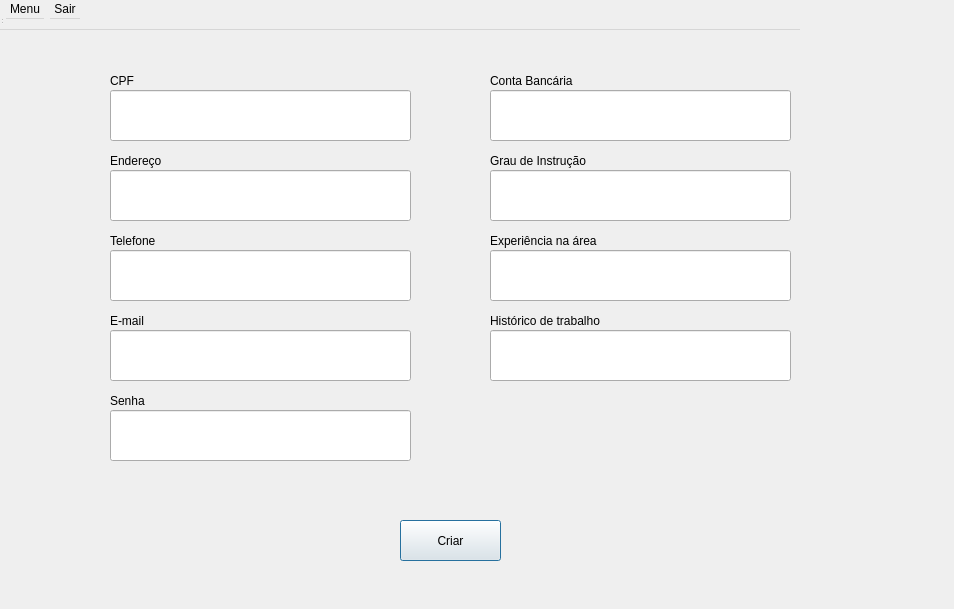
<?xml version="1.0" encoding="UTF-8"?>
<ui version="4.0">
 <class>cadastroFuncionarios</class>
 <widget class="QDialog" name="cadastroFuncionarios">
  <property name="geometry">
   <rect>
    <x>0</x>
    <y>0</y>
    <width>954</width>
    <height>609</height>
   </rect>
  </property>
  <property name="windowTitle">
   <string>Tela de Cadastro de Funcionarios</string>
  </property>
  <widget class="QWidget" name="centralwidget" native="true">
   <property name="geometry">
    <rect>
     <x>0</x>
     <y>0</y>
     <width>941</width>
     <height>600</height>
    </rect>
   </property>
   <widget class="QLineEdit" name="lineEdit_endereco">
    <property name="geometry">
     <rect>
      <x>110</x>
      <y>170</y>
      <width>301</width>
      <height>51</height>
     </rect>
    </property>
    <property name="text">
     <string/>
    </property>
   </widget>
   <widget class="QPushButton" name="pushButton_criarItem">
    <property name="geometry">
     <rect>
      <x>400</x>
      <y>520</y>
      <width>101</width>
      <height>41</height>
     </rect>
    </property>
    <property name="text">
     <string>Criar</string>
    </property>
   </widget>
   <widget class="QLineEdit" name="lineEdit_cpf">
    <property name="geometry">
     <rect>
      <x>110</x>
      <y>90</y>
      <width>301</width>
      <height>51</height>
     </rect>
    </property>
    <property name="text">
     <string/>
    </property>
   </widget>
   <widget class="QLineEdit" name="lineEdit_telefone">
    <property name="geometry">
     <rect>
      <x>110</x>
      <y>250</y>
      <width>301</width>
      <height>51</height>
     </rect>
    </property>
    <property name="text">
     <string/>
    </property>
   </widget>
   <widget class="QLabel" name="label_nome">
    <property name="geometry">
     <rect>
      <x>110</x>
      <y>70</y>
      <width>121</width>
      <height>21</height>
     </rect>
    </property>
    <property name="text">
     <string>CPF</string>
    </property>
   </widget>
   <widget class="QLabel" name="label_preco">
    <property name="geometry">
     <rect>
      <x>110</x>
      <y>150</y>
      <width>141</width>
      <height>21</height>
     </rect>
    </property>
    <property name="text">
     <string>Endereço</string>
    </property>
   </widget>
   <widget class="QLabel" name="label_quantidade">
    <property name="geometry">
     <rect>
      <x>110</x>
      <y>230</y>
      <width>121</width>
      <height>21</height>
     </rect>
    </property>
    <property name="text">
     <string>Telefone</string>
    </property>
   </widget>
   <widget class="QLabel" name="label_email">
    <property name="geometry">
     <rect>
      <x>110</x>
      <y>310</y>
      <width>67</width>
      <height>21</height>
     </rect>
    </property>
    <property name="text">
     <string>E-mail</string>
    </property>
   </widget>
   <widget class="QLabel" name="label_senha">
    <property name="geometry">
     <rect>
      <x>110</x>
      <y>390</y>
      <width>67</width>
      <height>21</height>
     </rect>
    </property>
    <property name="text">
     <string>Senha</string>
    </property>
   </widget>
   <widget class="QLabel" name="label_conta_bancaria">
    <property name="geometry">
     <rect>
      <x>490</x>
      <y>70</y>
      <width>111</width>
      <height>21</height>
     </rect>
    </property>
    <property name="text">
     <string>Conta Bancária</string>
    </property>
   </widget>
   <widget class="QLabel" name="label_grau_instrucao">
    <property name="geometry">
     <rect>
      <x>490</x>
      <y>150</y>
      <width>131</width>
      <height>21</height>
     </rect>
    </property>
    <property name="text">
     <string>Grau de Instrução</string>
    </property>
   </widget>
   <widget class="QLabel" name="label_experiencia">
    <property name="geometry">
     <rect>
      <x>490</x>
      <y>230</y>
      <width>141</width>
      <height>21</height>
     </rect>
    </property>
    <property name="text">
     <string>Experiência na área</string>
    </property>
   </widget>
   <widget class="QLabel" name="label_historico">
    <property name="geometry">
     <rect>
      <x>490</x>
      <y>310</y>
      <width>151</width>
      <height>21</height>
     </rect>
    </property>
    <property name="text">
     <string>Histórico de trabalho</string>
    </property>
   </widget>
   <widget class="QLineEdit" name="lineEdit_email">
    <property name="geometry">
     <rect>
      <x>110</x>
      <y>330</y>
      <width>301</width>
      <height>51</height>
     </rect>
    </property>
    <property name="text">
     <string/>
    </property>
   </widget>
   <widget class="QLineEdit" name="lineEdit_senha">
    <property name="geometry">
     <rect>
      <x>110</x>
      <y>410</y>
      <width>301</width>
      <height>51</height>
     </rect>
    </property>
    <property name="text">
     <string/>
    </property>
   </widget>
   <widget class="QLineEdit" name="lineEdit_conta">
    <property name="geometry">
     <rect>
      <x>490</x>
      <y>90</y>
      <width>301</width>
      <height>51</height>
     </rect>
    </property>
    <property name="text">
     <string/>
    </property>
   </widget>
   <widget class="QLineEdit" name="lineEdit_grau_instrucao">
    <property name="geometry">
     <rect>
      <x>490</x>
      <y>170</y>
      <width>301</width>
      <height>51</height>
     </rect>
    </property>
    <property name="text">
     <string/>
    </property>
   </widget>
   <widget class="QLineEdit" name="lineEdit_experiencia">
    <property name="geometry">
     <rect>
      <x>490</x>
      <y>250</y>
      <width>301</width>
      <height>51</height>
     </rect>
    </property>
    <property name="text">
     <string/>
    </property>
   </widget>
   <widget class="QLineEdit" name="lineEdit_historico">
    <property name="geometry">
     <rect>
      <x>490</x>
      <y>330</y>
      <width>301</width>
      <height>51</height>
     </rect>
    </property>
    <property name="text">
     <string/>
    </property>
   </widget>
  </widget>
  <widget class="QMenuBar" name="menubar">
   <property name="geometry">
    <rect>
     <x>0</x>
     <y>0</y>
     <width>800</width>
     <height>30</height>
    </rect>
   </property>
   <widget class="QMenu" name="menuMenu">
    <property name="title">
     <string>Menu</string>
    </property>
   </widget>
   <widget class="QMenu" name="menuSair">
    <property name="title">
     <string>Sair</string>
    </property>
   </widget>
   <addaction name="menuMenu"/>
   <addaction name="menuSair"/>
  </widget>
  <widget class="QStatusBar" name="statusbar">
   <property name="geometry">
    <rect>
     <x>0</x>
     <y>0</y>
     <width>3</width>
     <height>25</height>
    </rect>
   </property>
  </widget>
 </widget>
 <resources/>
 <connections/>
</ui>
